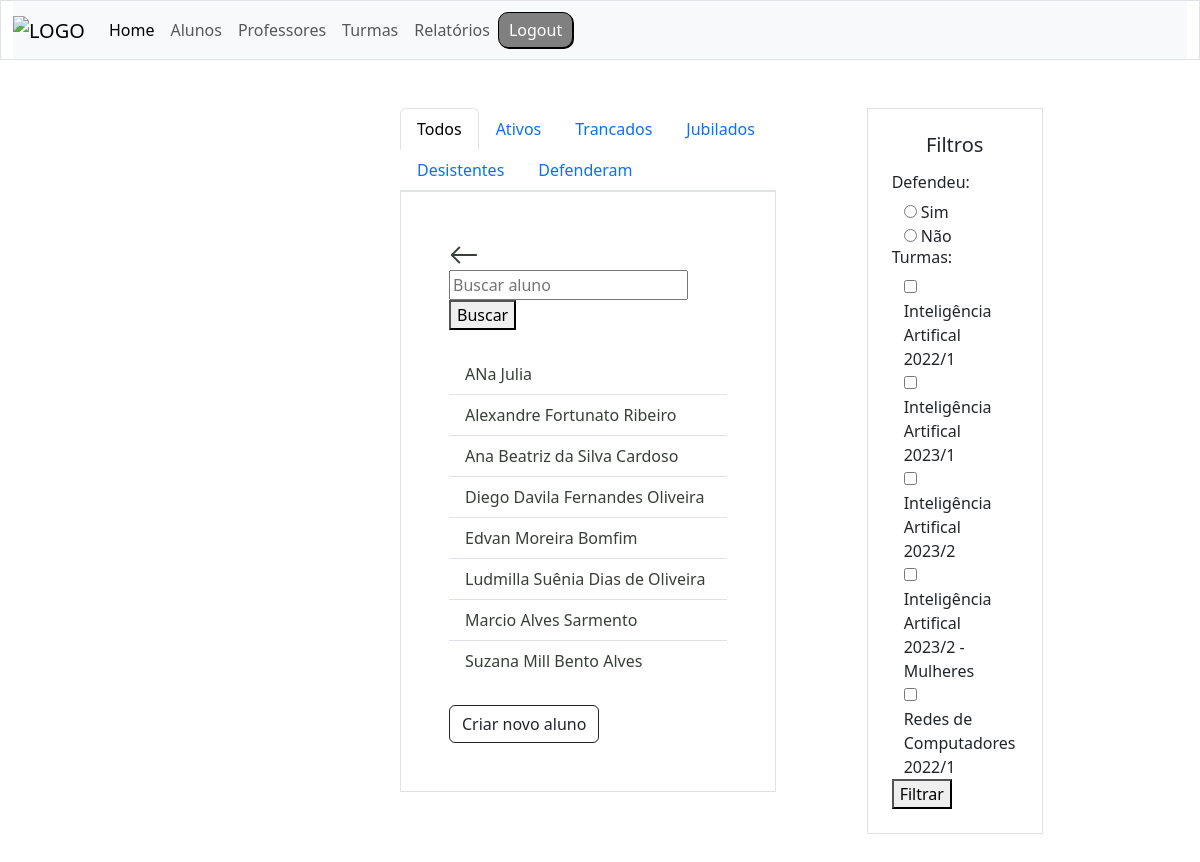
The page /alunos/ (signed in) on the database its author committed.
### alunos/models.py (models this page shows)
class Aluno(models.Model):
    nome = models.CharField(max_length=255)
    sobrenome = models.CharField(max_length=255)
    turma = models.ForeignKey(Turma, on_delete=models.SET_NULL, null=True)
    orientadores = models.ManyToManyField('docentes.Docente', related_name='alunos_orientados')
    defesa = models.BooleanField(blank=True)
    data_defesa = models.DateField(null=True, blank=True)
    artigo = models.CharField(max_length=255, null=True, blank=True)
    eh_bolsista = models.BooleanField(default=False, blank=True)
    nome_da_bolsa = models.CharField(max_length=30, null=True, blank=True)
    obs = models.TextField(max_length=255, blank=True)
    email = models.EmailField(max_length=255, null=True)
    matricula = models.CharField(max_length=20, null=True)
    academico = models.URLField(max_length=255, null=True, blank=True)
    SITUACAO_CHOICES = [
        ("E", "Em andamento"),
        ("J", "Jubilado"),
        ("D", "Desistência"),
        ("T", "Trancamento"),
        ("C", "Concluído"),
    ]
    situacao = models.CharField(max_length=2, choices=SITUACAO_CHOICES, default='E')
    motivo = models.TextField(null=True, blank=True)
    def __str__(self):
        return f"{self.nome} {self.sobrenome}"

### turmas/models.py (models this page shows, shortened)
class Turma(models.Model):
    nome = models.CharField(max_length=255)
    vagas = models.IntegerField(null=True)
    curso = models.CharField(max_length=255)
    data_de_inicio = models.DateField(null=True)
    data_de_criacao = models.DateField(default=timezone.now)

### alunos/views.py (the view)
# urls.py: path('alunos/', views.alunos, name='alunos'),
def alunos(request):
    alunosValues = pesquisa_aluno(request)
    defendeu = request.GET.get('defendeu')
    turmas_selecionadas = request.GET.getlist('turma')
    if defendeu == '0':
        alunosValues = alunosValues.filter(defesa=True)
    elif defendeu == '1':
        alunosValues = alunosValues.filter(defesa=False)
    aluno_defendeu = Aluno.objects.filter(defesa=True) # Pode ser retirado junto com a parte do html
    contador = Aluno.objects.filter(defesa=True).count() # Pode ser retirado junto com a parte do html
    todas_turmas = Turma.objects.all().order_by('nome')
    turmas_query = Q()
    for curso_id in turmas_selecionadas:
        turmas_query |= Q(turma_id=curso_id)
    alunosValues = alunosValues.filter(turmas_query)
    alunosAtivos = alunosValues.filter(situacao= 'E')
    alunosDesistentes = alunosValues.filter(situacao='D')
    alunosJubilados = alunosValues.filter(situacao= 'J')
    alunosTrancados = alunosValues.filter(situacao= 'T')
    alunosConcluidos = alunosValues.filter(situacao= 'C')
    context = {
        'alunosValues': alunosValues,
        'aluno_defendeu': aluno_defendeu, # Pode ser retirado junto com a parte do html
        'contador': contador, # Pode ser retirado junto com a parte do html
        'turmas': todas_turmas,
        'turmas_selecionadas': turmas_selecionadas,
        'alunosAtivos' : alunosAtivos,
        'alunosDesistentes' : alunosDesistentes,
        'alunosJubilados' : alunosJubilados,
        'alunosTrancados' : alunosTrancados,
        'alunosConcluidos' : alunosConcluidos,
        }
    return render(request, 'alunosList.html', context)

### alunos/views.py (called while the page is built)
def pesquisa_aluno(request):
    query = request.GET.get('aluno')
    if query:
        keywords = query.split()
        query_list = []
        for keyword in keywords:
            query_list.append(Q(nome__icontains=keyword) | Q(sobrenome__icontains=keyword))
        pesquisa = Q()
        for query_item in query_list:
            pesquisa |= query_item
        alunosValues = Aluno.objects.filter(pesquisa)
    else:
        alunosValues = Aluno.objects.all().order_by('nome')
    return alunosValues

### alunos/templates/alunosList.html (shortened to what this page needs)
{% extends "master.html" %}
{% block content %}
    {% include "header.html" %}
    <div class="row">
        <div class="row">
            <div class="col"></div>
            <div class="col">
                <nav>
                    <div class="nav nav-tabs mt-5" id="nav-tab" role="tablist">
                        <button class="nav-link active" id="nav-todos-tab" data-bs-toggle="tab" data-bs-target="#nav-todos" type="button" role="tab" aria-controls="#nav-todos" aria-selected="true">Todos</button>
                        <button class="nav-link" id="nav-ativos-tab" data-bs-toggle="tab" data-bs-target="#nav-ativos" type="button" role="tab" aria-controls="#nav-ativos" aria-selected="false">Ativos</button>
                        <button class="nav-link" id="nav-trancados-tab" data-bs-toggle="tab" data-bs-target="#nav-trancados" type="button" role="tab" aria-controls="#nav-trancados" aria-selected="false">Trancados</button>
                        <button class="nav-link" id="nav-jubilados-tab" data-bs-toggle="tab" data-bs-target="#nav-jubilados" type="button" role="tab" aria-controls="#nav-jubilados" aria-selected="false">Jubilados</button>
                        <button class="nav-link" id="nav-desistentes-tab" data-bs-toggle="tab" data-bs-target="#nav-desistentes" type="button" role="tab" aria-controls="#nav-desistentes" aria-selected="false">Desistentes</button>
                        <button class="nav-link" id="nav-concluidos-tab" data-bs-toggle="tab" data-bs-target="#nav-concluidos" type="button" role="tab" aria-controls="#nav-concluidos" aria-selected="false">Defenderam</button>
                    </div>
                </nav>
            <div class="container p-5 mb-5 border">
                <div class="row mb-4">
                    <div class="col-3">
                        <a href="/">
                            <svg xmlns="http://www.w3.org/2000/svg" width="30" height="30" fill="currentColor" class="bi bi-arrow-left" viewBox="0 0 16 16">
                                <path fill-rule="evenodd" d="M15 8a.5.5 0 0 0-.5-.5H2.707l3.147-3.146a.5.5 0 1 0-.708-.708l-4 4a.5.5 0 0 0 0 .708l4 4a.5.5 0 0 0 .708-.708L2.707 8.5H14.5A.5.5 0 0 0 15 8"/>
                            </svg>
                        </a>
                    </div>
                    <div class="col-md-auto">
                        <form method="GET">
                            <input type="text" name="aluno" placeholder="Buscar aluno">
                            <button type="submit">Buscar</button>
                        </form>
                    </div>
                </div>
                <div class="tab-content" id="nav-tabContent">
                    <div class="tab-pane fade show active" id="nav-todos" role="tabpanel" aria-labelledby="nav-todos-tab">
                        <ul class="list-group list-group-flush">
                            {% for aluno in alunosValues %}
                            <li class="list-group-item"> <a href="{% url 'alunoInfo' prefix='alunos' id=aluno.id %}"> {{ aluno }} </a> </li>
                            {% endfor %}
                        </ul>
                    </div>
                </div>
                <div class="container px-0 mt-4">
                    <a href="{% url 'criar_aluno'%}">
                        <button type="button" class="btn btn-outline-dark">
                            Criar novo aluno
                        </button>
                    </a>
                </div>
            </div>
        </div>
        <div class="col">
            <div class="row">
                <div class="col-2"></div>
                    <div class="col-6">
                        <div class="container p-4 my-5 border">
                            <form action="{% url 'alunos' %}" method="GET">
                                <h5 class="text-center mb-3"> Filtros </h5>
                                <h6>Defendeu:</h6>
                                <div class="container pl-4">
                                    <input type="radio" id="sim" name="defendeu" value="0" {% if request.GET.defendeu_sim %}checked{% endif %}>
                                    <label for="sim">Sim</label>
                                </div>
                                <div class="container pt-0">
                                    <input type="radio" id="nao" name="defendeu" value="1" {% if request.GET.defendeu_nao %}checked{% endif %}>
                                    <label for="nao">Não</label>
                                </div>
                                <h6> Turmas: </h6>
                                {% for turma in turmas %}
                                <div class="container pl-0">
                                    <input type="checkbox" id="turma{{ turma.id }}" name="turma" value="{{ turma.id }}" {% if turma.id in turmas_selecionadas %}checked{% endif %}>
                                    <label for="turma{{ turma.id }}">{{ turma.nome }}</label>
                                </div>
                                {% endfor %}
                                <button type="submit">Filtrar</button>
                            </form>
                        </div>
                    </div>
            </div>
        </div>
    </div>
{% endblock %}

### alunos/static/css/style.css (style rules this page uses)
a { color: rgb(56, 63, 56); background-color: transparent; text-decoration: none; }

### rows shown on the page
Aluno: nome+sobrenome "ANa Julia"
Aluno: nome+sobrenome "Alexandre Fortunato Ribeiro"
Aluno: nome+sobrenome "Ana Beatriz da Silva Cardoso"
Aluno: nome+sobrenome "Diego Davila Fernandes Oliveira"
Aluno: nome+sobrenome "Edvan Moreira Bomfim"
Aluno: nome+sobrenome "Ludmilla Suênia Dias de Oliveira"
Aluno: nome+sobrenome "Marcio Alves Sarmento"
Aluno: nome+sobrenome "Suzana Mill Bento Alves"
Turma: nome "Inteligência Artifical 2022/1"
Turma: nome "Inteligência Artifical 2023/1"
Turma: nome "Inteligência Artifical 2023/2"
Turma: nome "Inteligência Artifical 2023/2 - Mulheres"
Turma: nome "Redes de Computadores 2022/1"
